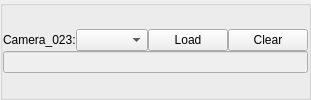
                          <widget class="QGroupBox" name="camera_index_groupBox_23">
                           <property name="title">
                            <string/>
                           </property>
                           <layout class="QGridLayout" name="gridLayout_26">
                            <property name="leftMargin">
                             <number>0</number>
                            </property>
                            <property name="topMargin">
                             <number>0</number>
                            </property>
                            <property name="rightMargin">
                             <number>0</number>
                            </property>
                            <property name="bottomMargin">
                             <number>0</number>
                            </property>
                            <property name="spacing">
                             <number>0</number>
                            </property>
                            <item row="0" column="0">
                             <layout class="QVBoxLayout" name="verticalLayout_28">
                              <item>
                               <layout class="QHBoxLayout" name="horizontalLayout_49" stretch="0,1,0,0">
                                <item>
                                 <widget class="QLabel" name="camera_index_label_23">
                                  <property name="text">
                                   <string>Camera_023:</string>
                                  </property>
                                 </widget>
                                </item>
                                <item>
                                 <widget class="QComboBox" name="camera_index_comboBox_23"/>
                                </item>
                                <item>
                                 <widget class="QPushButton" name="camera_index_pushButton_23">
                                  <property name="text">
                                   <string>Load</string>
                                  </property>
                                 </widget>
                                </item>
                                <item>
                                 <widget class="QPushButton" name="camera_index_clear_pushButton_23">
                                  <property name="text">
                                   <string>Clear</string>
                                  </property>
                                 </widget>
                                </item>
                               </layout>
                              </item>
                              <item>
                               <layout class="QHBoxLayout" name="horizontalLayout_50">
                                <item>
                                 <widget class="QLineEdit" name="camera_index_lineEdit_23">
                                  <property name="enabled">
                                   <bool>false</bool>
                                  </property>
                                 </widget>
                                </item>
                               </layout>
                              </item>
                             </layout>
                            </item>
                           </layout>
                          </widget>
